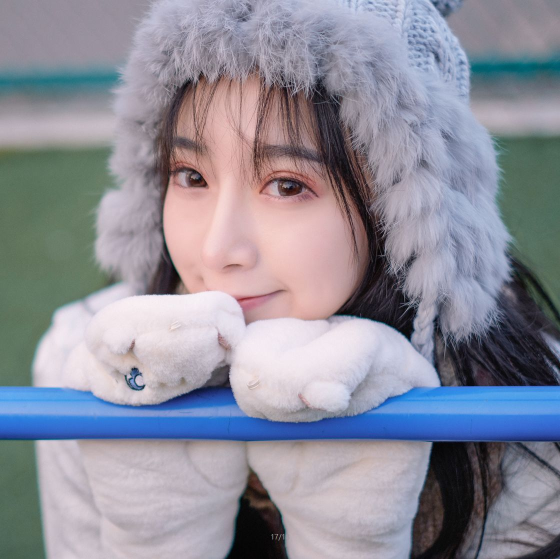
//> input picture opencvtest/girl.jpg, 1120 x 1118 px (shown at 1/2 size)
$ ./histCompare   (built with g++ and OpenCV 4)
//> lines starting //> are read from the running program, lines starting //| are printed output that depends on the picture; after the words box and inside, x2 and y2 are one past the last pixel; in counts of white or black regions, pixels touching at a corner belong together
#include<iostream>
#include<opencv2/opencv.hpp>
#include<string>
#include<sstream>
using namespace std;
using namespace cv;
string toString(double a);
int main(void) {
	Mat src, dst;
	src = imread("..\\girl.jpg");
//> src is the input picture: 1118 rows x 1120 cols, CV_8UC3; mean B, G, R 154.1, 141.6, 141.7
	if (src.empty()) {
		cout << "Loading image failed!" << endl;
		return -1;
	}
	pyrDown(src, src, Size(src.cols / 2, src.rows / 2));
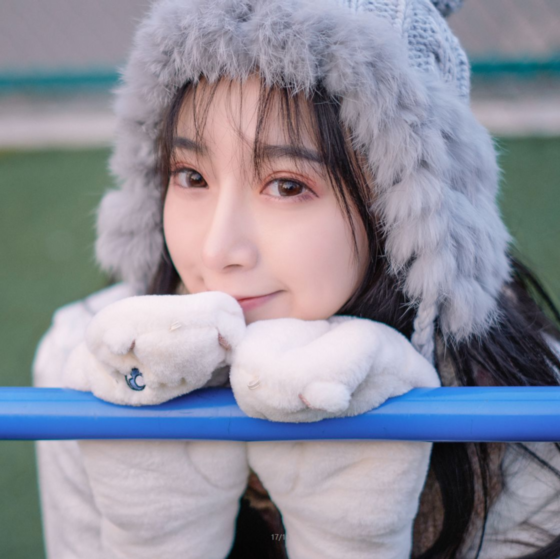
//> src: 559 rows x 560 cols, CV_8UC3; mean B, G, R 154.1, 141.7, 141.7
	//产生一张具有噪声的图片
	Mat srcPlusNoise;
	src.copyTo(srcPlusNoise);
	Mat test=imread("..\\100.jpg");
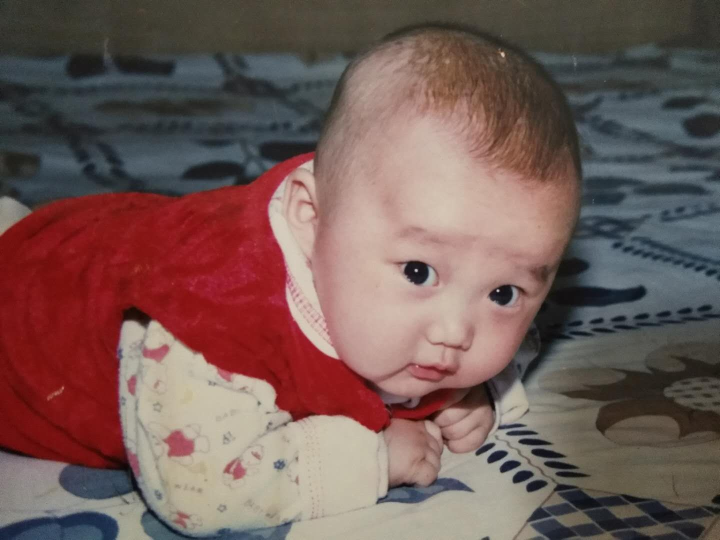
//> input picture opencvtest/100.jpg, 1440 x 1080 px (shown at 1/2 size)
//> test is the input picture: 1080 rows x 1440 cols, CV_8UC3; mean B, G, R 86.2, 90.5, 115.8
	Mat test2;
	pyrDown(test, test, Size(test.cols / 2, test.rows / 2));
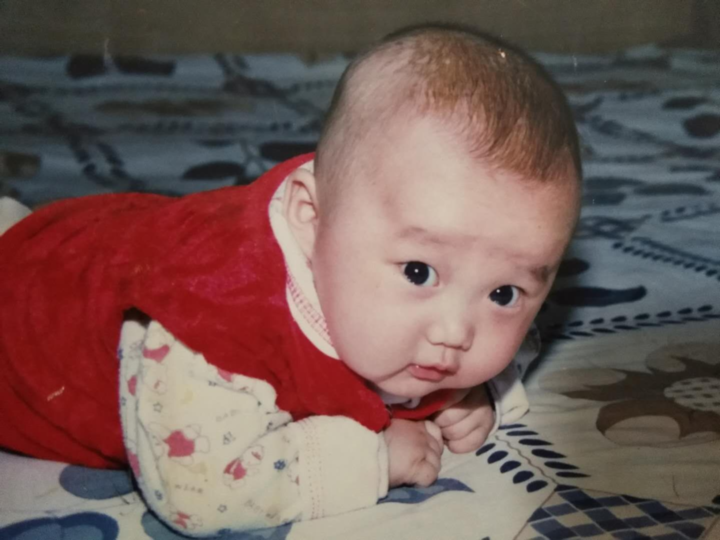
//> test: 540 rows x 720 cols, CV_8UC3; mean B, G, R 86.2, 90.5, 115.8
	cvtColor(test, test2, COLOR_BGR2HSV);
//> test2: 540 rows x 720 cols, CV_8UC3; mean H, S, V 49.7, 80.5, 120.1
	RNG rng;
	for (int i = 0; i < 50; i++) {
		circle(srcPlusNoise, Point(rng.uniform(0, src.cols), rng.uniform(0, src.rows)),1, Scalar(rng.uniform(0,255), rng.uniform(0, 255), rng.uniform(0, 255)), 2);
	}
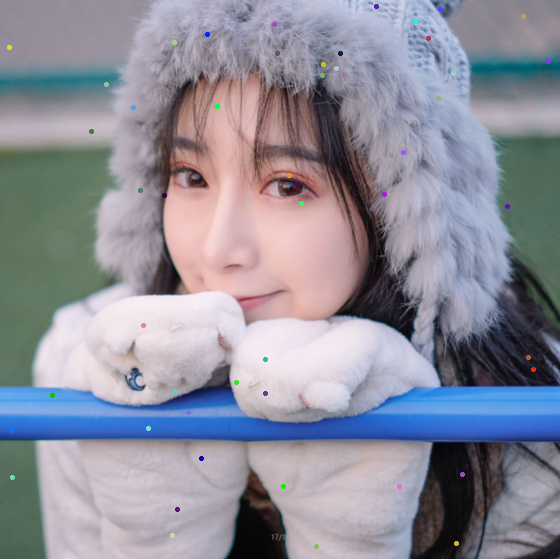
//> srcPlusNoise: 559 rows x 560 cols, CV_8UC3; 0.34% of pixels changed, all inside (x1, y1, x2, y2) = (7, 4, 551, 549)
	//转换到HSV空间
	Mat srcHsv,srcNoiseHsv;
	cvtColor(src, srcHsv, COLOR_BGR2HSV);
//> srcHsv: 559 rows x 560 cols, CV_8UC3; mean H, S, V 112.1, 48.5, 162.4
	cvtColor(srcPlusNoise, srcNoiseHsv, COLOR_BGR2HSV);
//> srcNoiseHsv: 559 rows x 560 cols, CV_8UC3; mean H, S, V 112, 48.9, 162.6
	//计算直方图并归一化
	int h_bins = 180;//H的级数
	int s_bins = 256;//S的级数
	int v_bins = 100;//V的级数
	const int histSize[] = { h_bins,s_bins,v_bins};//级数的最大值，多维图像有多个范围，所以calcHist函数中用int*来表时这一项
	const int channel[] = { 0,1,2};
	Mat histSrc, histSrcNoise,histTest;//存储直方图信息
	const float h_range[] = { 0,180 };
	const float sv_range[] = { 0,256 };//range表示级的范围，即最大级和最小级
	const float* hist_range[] = { h_range,sv_range,sv_range };//当有多维时，这个二级指针记录多个范围（每个范围用数组表示），必须为const
	calcHist(&srcHsv, 1, channel, Mat(), histSrc, 3, histSize, hist_range, true, false);
	calcHist(&srcPlusNoise, 1, channel, Mat(), histSrcNoise, 3, histSize, hist_range, true, false);
	calcHist(&test2, 1, channel, Mat(), histTest, 3, histSize, hist_range, true, false);
	//归一化
	normalize(histTest, histTest, 0, 1,NORM_MINMAX);
	normalize(histSrc, histSrc, 0, 1, NORM_MINMAX);
	normalize(histSrcNoise, histSrcNoise, 0, 1, NORM_MINMAX);
	//获取相似度
	double differ1 = compareHist(histSrc, histSrc, HISTCMP_BHATTACHARYYA);
	double differ2=compareHist(histSrc, histSrcNoise, HISTCMP_BHATTACHARYYA);
	double differ3 = compareHist(histSrc, histTest, HISTCMP_BHATTACHARYYA);
	cout << differ1 << endl << differ2 << differ3<<endl;
	putText(src, toString(differ1), Point(100, 100), FONT_HERSHEY_COMPLEX, 1, Scalar(0, 0, 0), 2);
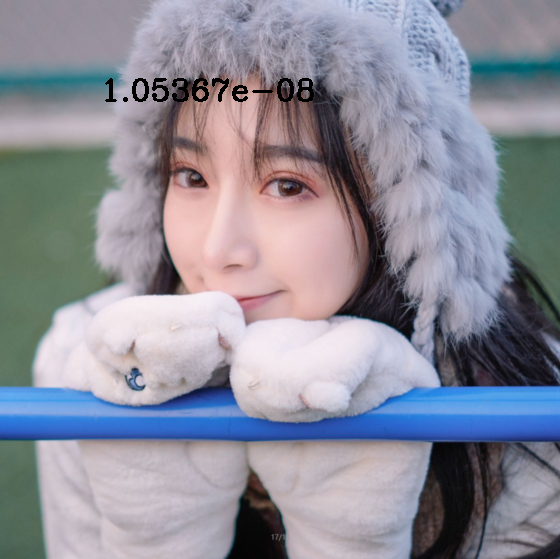
//> src: 559 rows x 560 cols, CV_8UC3; 0.58% of pixels changed, all inside (x1, y1, x2, y2) = (105, 78, 314, 102)
	putText(srcPlusNoise, toString(differ2), Point(100, 100), FONT_HERSHEY_COMPLEX, 1, Scalar(0, 0, 0), 2);
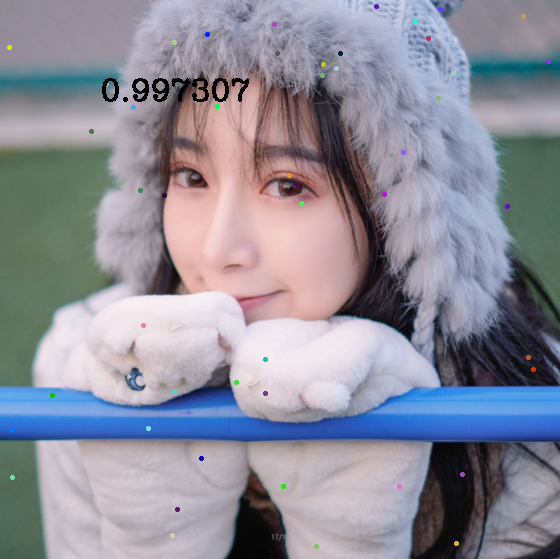
//> srcPlusNoise: 559 rows x 560 cols, CV_8UC3; 0.45% of pixels changed, all inside (x1, y1, x2, y2) = (102, 78, 249, 102)
	putText(test, toString(differ3), Point(100, 100), FONT_HERSHEY_COMPLEX, 1, Scalar(0, 0, 0), 2);
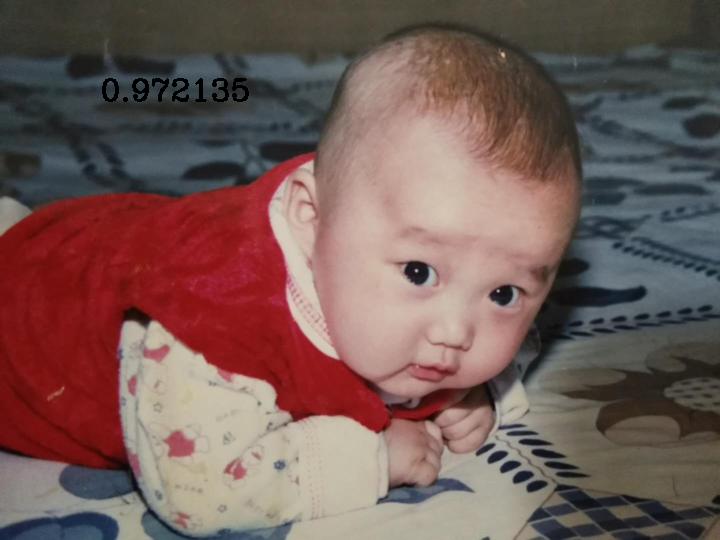
//> test: 540 rows x 720 cols, CV_8UC3; 0.35% of pixels changed, all inside (x1, y1, x2, y2) = (102, 78, 249, 102)
	imshow("Input", src);
	imshow("noise", srcPlusNoise);
	imshow("test", test);
	//imwrite("..\\girl&noise.jpg", srcPlusNoise);
	waitKey(0);
	return 0;

}
string toString(double a) {
	stringstream sStream;
	sStream << a;
	string str;
	sStream >> str;
	return str;
}
